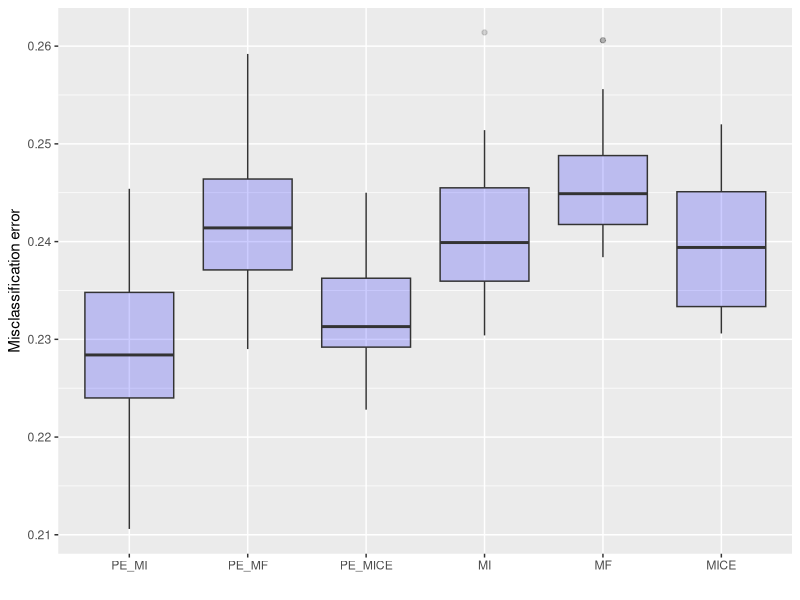
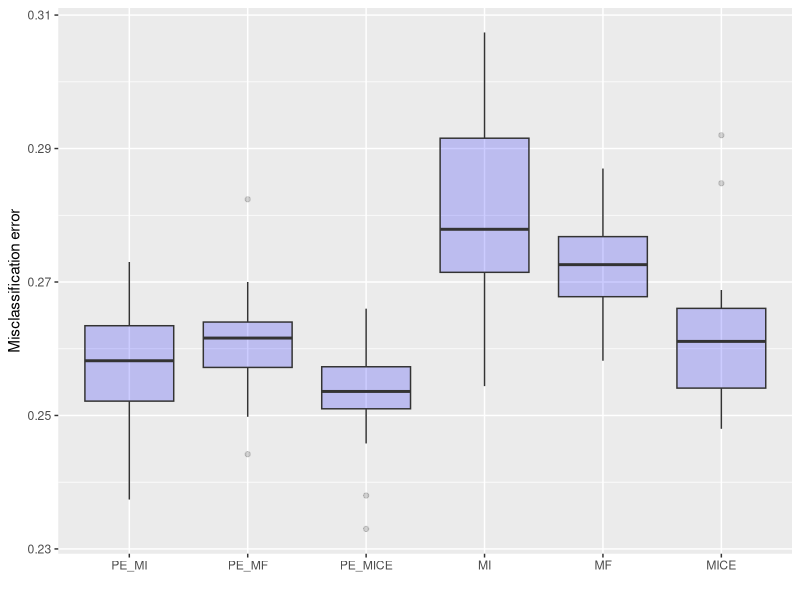

The R source for these figures, in order:
library(ggplot2)
library(tidyr)

### model 4, d = 10
ER = data.frame('PE_MI' = c(0.2366, 0.229 , 0.2264, 0.2454, 0.2242, 0.2278, 0.2232, 0.2292, 0.2222,
                            0.2106, 0.2232, 0.2416, 0.2306, 0.2234, 0.2264, 0.2386, 0.232 , 0.2342,
                            0.225 , 0.238),
                'PE_MF' = c(0.2408, 0.2462, 0.229 , 0.2592, 0.2368, 0.2352, 0.2374, 0.2446, 0.2562,
                            0.2348, 0.247 , 0.2494, 0.2448, 0.2372, 0.2432, 0.242 , 0.2572, 0.2378,
                            0.2366, 0.2386),
                'PE_MICE' = c(0.2282, 0.2294, 0.2286, 0.2444, 0.2296, 0.2358, 0.2248, 0.2324, 0.2382,
                              0.2278, 0.238 , 0.2314, 0.2312, 0.2314, 0.23  , 0.2322, 0.245 , 0.2376,
                              0.2228, 0.2312),
                'MI' = c(0.2486, 0.2388, 0.2304, 0.2492, 0.2452, 0.2358, 0.2392, 0.236 , 0.238 ,
                         0.2322, 0.2514, 0.2464, 0.2304, 0.2362, 0.245 , 0.2412, 0.2614, 0.2406,
                         0.232 , 0.2436),
                'MF' = c(0.243 , 0.2416, 0.2388, 0.2606, 0.2384, 0.248 , 0.2482, 0.2452, 0.2606,
                         0.2394, 0.2476, 0.2556, 0.2438, 0.2438, 0.2446, 0.2418, 0.2536, 0.2396,
                         0.2488, 0.2488),
                'MICE' = c(0.241 , 0.2346, 0.2306, 0.2454, 0.2324, 0.2332, 0.2424, 0.2334, 0.252 ,
                           0.2478, 0.2472, 0.239 , 0.2398, 0.2324, 0.2322, 0.2356, 0.245 , 0.2444,
                           0.2494, 0.2364))

df_long = ER %>%
  pivot_longer(cols = everything(), names_to = "Variable", values_to = "Value")
df_long$Variable = factor(df_long$Variable, levels = c('PE_MI', 'PE_MF', 'PE_MICE', 'MI', 'MF', 'MICE'))

ggplot(df_long, aes(x=Variable, y=Value)) + geom_boxplot(fill="blue", alpha=0.2) + 
  xlab("") + ylab("Misclassification error") #+ scale_y_continuous(limits = c(0.135,0.19))




### model 4, d = 50
ER = data.frame('PE_MI' = c(0.259 , 0.2374, 0.2624, 0.273 , 0.2556, 0.2674, 0.2564, 0.2604, 0.2618,
                            0.2462, 0.266 , 0.2676, 0.2566, 0.2574, 0.2532, 0.2702, 0.2476, 0.249 ,
                            0.2626, 0.2422),
                'PE_MF' = c(0.2626, 0.2588, 0.2576, 0.2566, 0.2596, 0.264 , 0.2684, 0.2636, 0.2442,
                              0.2608, 0.2638, 0.27  , 0.2508, 0.2624, 0.2506, 0.264 , 0.2574, 0.2824,
                              0.2696, 0.2498),
                'PE_MICE' = c(0.2566, 0.252 , 0.238 , 0.2564, 0.2526, 0.2626, 0.254 , 0.2652, 0.2576,
                         0.2586, 0.2524, 0.256 , 0.2518, 0.2572, 0.2486, 0.2458, 0.266 , 0.233 ,
                         0.2464, 0.2532),
                'MI' = c(0.3006, 0.2674, 0.2834, 0.2738, 0.2968, 0.2646, 0.2792, 0.2968, 0.2784,
                         0.3074, 0.2856, 0.2898, 0.2734, 0.2774, 0.2738, 0.2728, 0.3038, 0.2674,
                         0.2544, 0.2566),
                'MF' = c(0.2736, 0.2724, 0.2686, 0.2678, 0.2846, 0.275 , 0.2728, 0.2796, 0.274 ,
                           0.265 , 0.2764, 0.287 , 0.2582, 0.269 , 0.266 , 0.2802, 0.2678, 0.278 ,
                           0.2684, 0.2638),
                'MICE' = c(0.2626, 0.261 , 0.248 , 0.2496, 0.2518, 0.2654, 0.2656, 0.2652, 0.2688,
                           0.2674, 0.2566, 0.292 , 0.2848, 0.2612, 0.2542, 0.2566, 0.2674, 0.2576,
                           0.2506, 0.2538))

df_long = ER %>%
  pivot_longer(cols = everything(), names_to = "Variable", values_to = "Value")
df_long$Variable = factor(df_long$Variable, levels = c('PE_MI', 'PE_MF', 'PE_MICE', 'MI', 'MF', 'MICE'))

ggplot(df_long, aes(x=Variable, y=Value)) + geom_boxplot(fill="blue", alpha=0.2) + 
  xlab("") + ylab("Misclassification error") #+ scale_y_continuous(limits = c(0.135,0.19))




